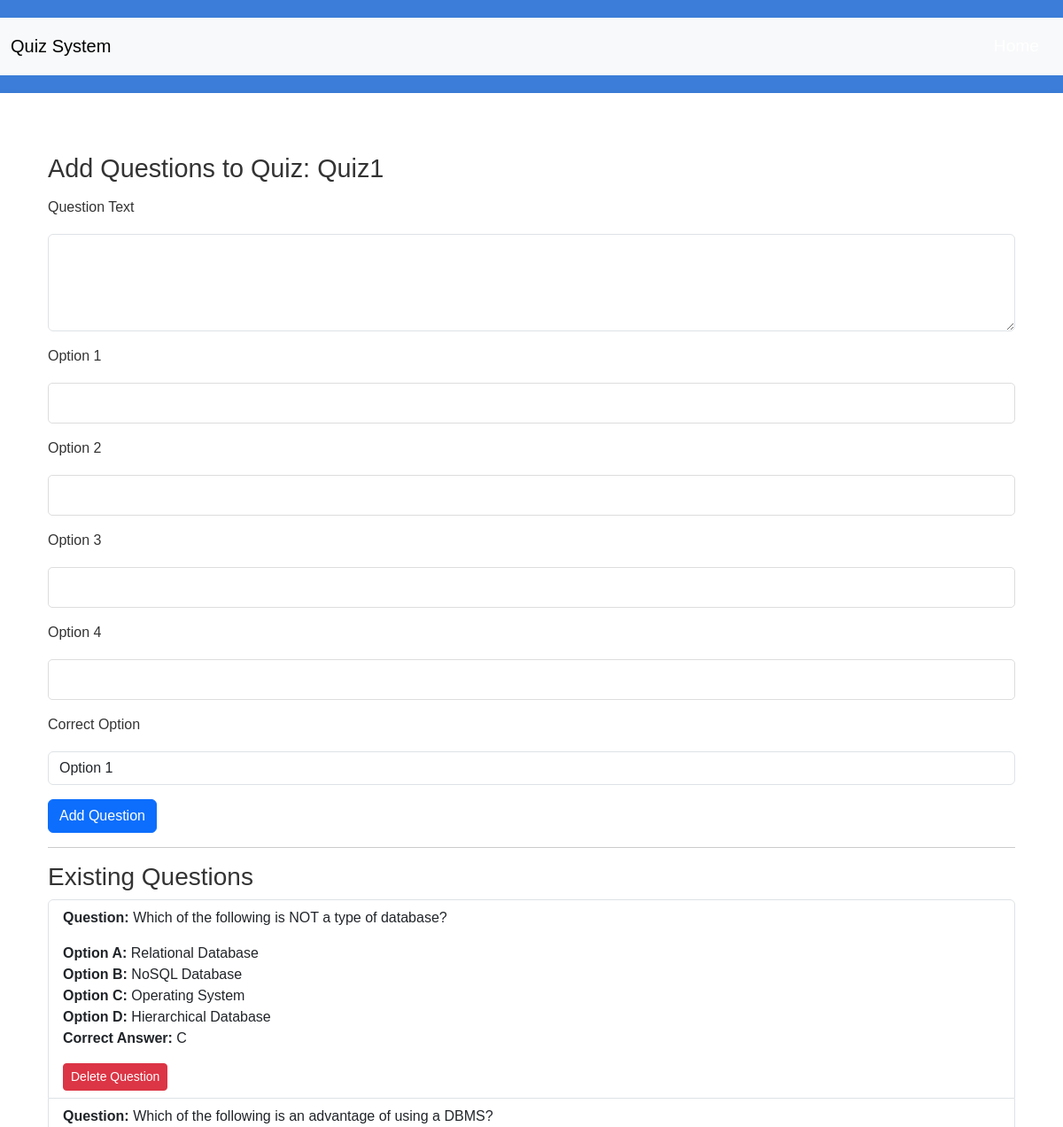
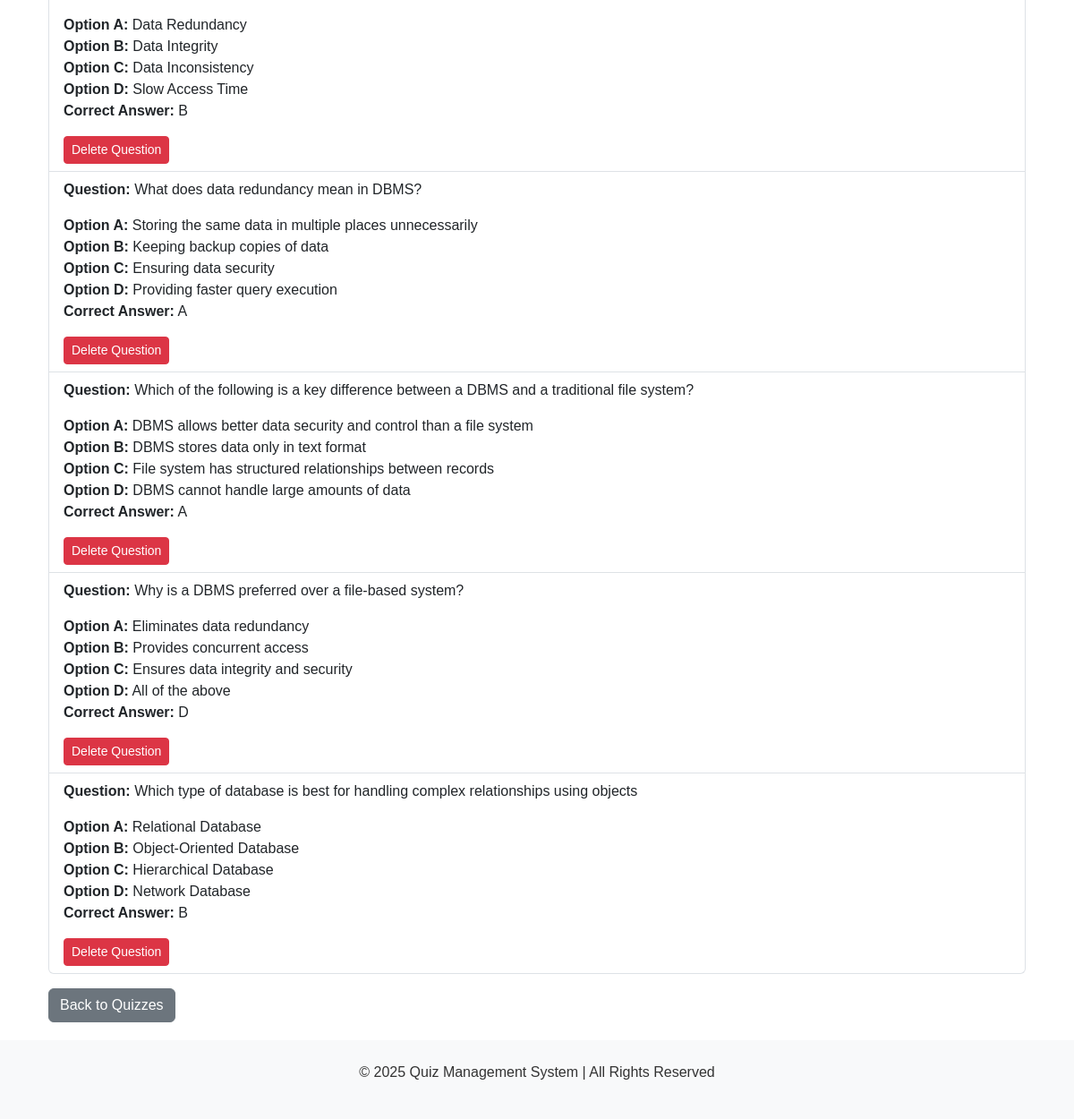
The page /quiz/1/questions on the database its author committed (2 pictures, top to bottom).
### app.py (models this page shows)
class Quiz(db.Model):
    id = db.Column(db.Integer, primary_key=True)
    title = db.Column(db.String(100), nullable=False)
    duration = db.Column(db.Integer, nullable=False)
    chapter_id = db.Column(db.Integer, db.ForeignKey('chapter.id'), nullable=False)
    questions = db.relationship('Question', backref='quiz', lazy=True)
    attempts = db.relationship('QuizAttempt', backref='quiz', lazy=True)

class Question(db.Model):
    id = db.Column(db.Integer, primary_key=True)
    content = db.Column(db.Text, nullable=False)
    option_a = db.Column(db.String(200), nullable=False)
    option_b = db.Column(db.String(200), nullable=False)
    option_c = db.Column(db.String(200), nullable=False)
    option_d = db.Column(db.String(200), nullable =False)
    correct_answer = db.Column(db.String(200), nullable=False)
    quiz_id = db.Column(db.Integer, db.ForeignKey('quiz.id'), nullable=False)

### app.py (the view)
@app.route('/quiz/<int:quiz_id>/questions', methods=['GET', 'POST'])
def view_questions(quiz_id):
    quiz = Quiz.query.get_or_404(quiz_id)
    questions = Question.query.filter_by(quiz_id=quiz_id).all()
    return render_template('admin/question.html', quiz_name=quiz.title, quiz_id=quiz.id, questions=questions)

### templates/admin/question.html (shortened to what this page needs)
{% extends 'base.html' %}
{% block content %}
<div class="container mt-5">
    <h2>Add Questions to Quiz: {{ quiz_name }}</h2>
    <form action="{{ url_for('add_question', quiz_id=quiz_id) }}" method="POST">
        <div class="mb-3">
            <label for="question_text" class="form-label">Question Text</label>
            <textarea id="question_text" name="question_text" class="form-control" rows="4" required></textarea>
        </div>
        <div class="mb-3">
            <label for="option_1" class="form-label">Option 1</label>
            <input type="text" id="option_1" name="option_1" class="form-control" required>
        </div>
        <div class="mb-3">
            <label for="option_2" class="form-label">Option 2</label>
            <input type="text" id="option_2" name="option_2" class="form-control" required>
        </div>
        <div class="mb-3">
            <label for="option_3" class="form-label">Option 3</label>
            <input type="text" id="option_3" name="option_3" class="form-control" required>
        </div>
        <div class="mb-3">
            <label for="option_4" class="form-label">Option 4</label>
            <input type="text" id="option_4" name="option_4" class="form-control" required>
        </div>
        <div class="mb-3">
            <label for="correct_option" class="form-label">Correct Option</label>
            <select id="correct_option" name="correct_option" class="form-control" required>
                <option value="1">Option 1</option>
            </select>
        </div>
        <button type="submit" class="btn btn-primary">Add Question</button>
    </form>
    <hr>
    <h3>Existing Questions</h3>
    <div class="existing-questions">
        {% if questions %}
            <ul class="list-group">
                {% for question in questions %}
                    <li class="list-group-item">
                        <p><strong>Question:</strong> {{ question.content }}</p>
                        <ul class="list-unstyled">
                            <li><strong>Option A:</strong> {{ question.option_a }}</li>
                            <li><strong>Option B:</strong> {{ question.option_b }}</li>
                            <li><strong>Option C:</strong> {{ question.option_c }}</li>
                            <li><strong>Option D:</strong> {{ question.option_d }}</li>
                        </ul>
                        <p><strong>Correct Answer:</strong> {{ question.correct_answer }}</p>
                        <form action="{{ url_for('delete_question', question_id=question.id) }}" method="POST" class="d-inline">
                            <button type="submit" class="btn btn-danger btn-sm">Delete Question</button>
                        </form>
                    </li>
                {% endfor %}
            </ul>
        {% else %}
            <p class="text-muted">No questions added yet.</p>
        {% endif %}
    </div>
    <a href="{{ url_for('manage_quizzes') }}" class="btn btn-secondary mt-3">Back to Quizzes</a>
</div>
{% endblock %}

### static/css/style.css (style rules this page uses)
body { font-family: Arial, sans-serif; background-color: #f4f7fa; color: #333; }
main h2 { font-size: 1.8em; margin-bottom: 15px; }
input[type="text"], input[type="email"], input[type="password"], select, textarea { width: 100%; padding: 10px; margin: 10px 0; border: 1px solid #ddd; border-radius: 5px; font-size: 1em; }
input[type="submit"], button { background-color: #3b7dd8; color: white; border: none; padding: 12px 20px; border-radius: 5px; cursor: pointer; font-size: 1em; }

### rows shown on the page
Quiz: title "Quiz1"
Question: content "Which of the following is NOT a type of database?", option_a "Relational Database", option_b "NoSQL Database", option_c "Operating System", option_d "Hierarchical Database", correct_answer "C"
Question: content "Which of the following is an advantage of using a DBMS?", option_a "Data Redundancy", option_b "Data Integrity", option_c "Data Inconsistency", option_d "Slow Access Time", correct_answer "B"
Question: content "What does data redundancy mean in DBMS?", option_a "Storing the same data in multiple places unnecessarily", option_b "Keeping backup copies of data", option_c "Ensuring data security", option_d "Providing faster query execution", correct_answer "A"
Question: content "Which of the following is a key difference between a DBMS and a traditional file system?", option_a "DBMS allows better data security and control than a file system", option_b "DBMS stores data only in text format", option_c "File system has structured relationships between records", option_d "DBMS cannot handle large amounts of data", correct_answer "A"
Question: content "Why is a DBMS preferred over a file-based system?", option_a "Eliminates data redundancy", option_b "Provides concurrent access", option_c "Ensures data integrity and security", option_d "All of the above", correct_answer "D"
Question: content "Which type of database is best for handling complex relationships using objects", option_a "Relational Database", option_b "Object-Oriented Database", option_c "Hierarchical Database", option_d "Network Database", correct_answer "B"
